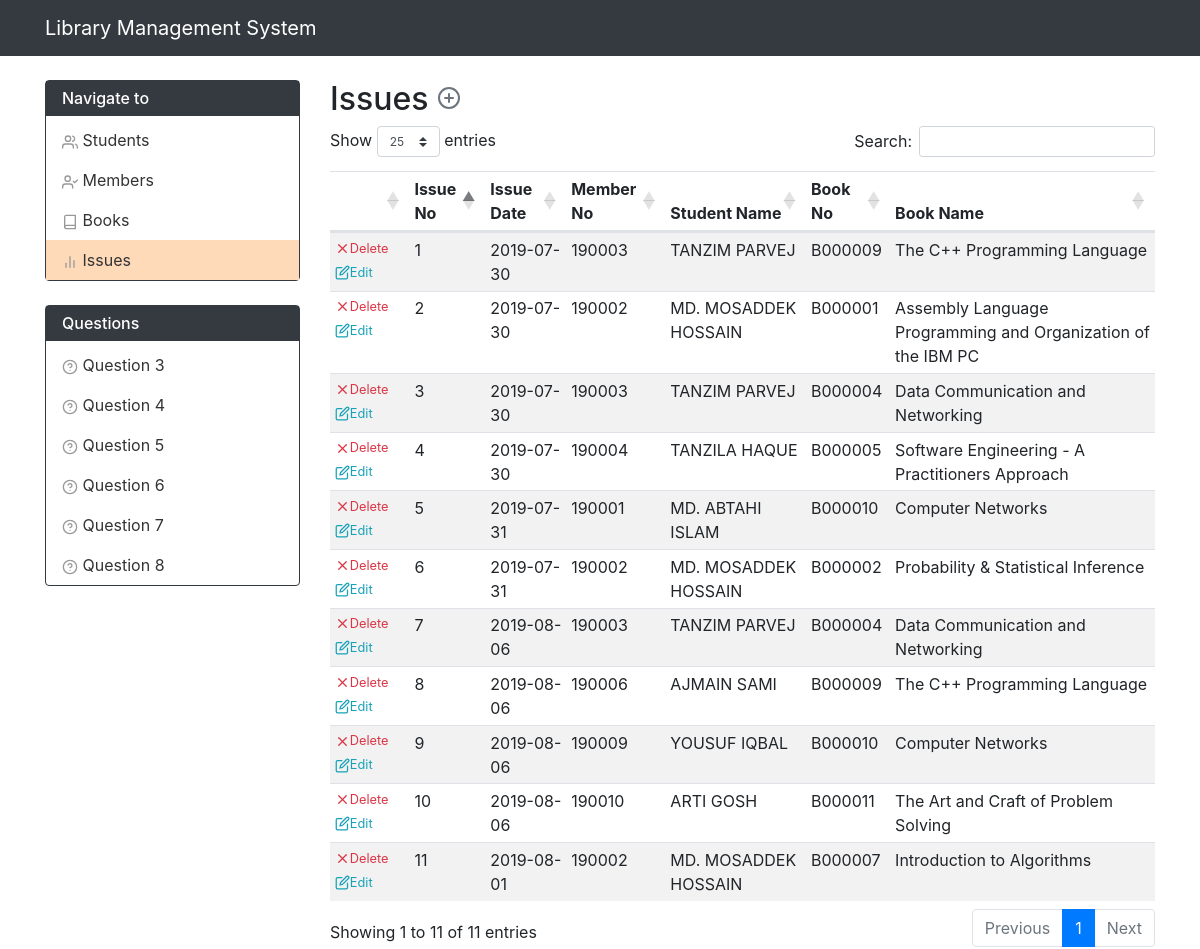
Page /issue.php on the committed database.
### tables this page shows
CREATE TABLE `Iss_rec` (
  `iss_no` int(11) NOT NULL,
  `iss_date` date DEFAULT (curdate()),
  `mem_no` varchar(20) DEFAULT NULL,
  `book_no` varchar(20) DEFAULT NULL,
  PRIMARY KEY (`iss_no`),
  KEY `mem_no` (`mem_no`),
  KEY `book_no` (`book_no`),
  CONSTRAINT `iss_rec_ibfk_1` FOREIGN KEY (`mem_no`) REFERENCES `membership` (`mem_no`),
  CONSTRAINT `iss_rec_ibfk_2` FOREIGN KEY (`book_no`) REFERENCES `book` (`book_no`)
);

CREATE TABLE `Membership` (
  `mem_no` varchar(20) NOT NULL,
  `stud_no` varchar(20) DEFAULT NULL,
  PRIMARY KEY (`mem_no`),
  KEY `stud_no` (`stud_no`),
  CONSTRAINT `membership_ibfk_1` FOREIGN KEY (`stud_no`) REFERENCES `student` (`stud_no`)
);

CREATE TABLE `Student` (
  `stud_no` varchar(20) NOT NULL,
  `stud_name` varchar(100) DEFAULT NULL,
  PRIMARY KEY (`stud_no`),
  CONSTRAINT `student_chk_1` CHECK ((`stud_no` like _utf8mb4'C%'))
);

CREATE TABLE `Book` (
  `book_no` varchar(20) NOT NULL,
  `book_name` varchar(1000) DEFAULT NULL,
  `author` varchar(500) DEFAULT NULL,
  PRIMARY KEY (`book_no`)
);

### functions.php (called while the page is built, shortened)
<?php
function get_issues($mysql){
    $info = [];
    if($stmt = $mysql->prepare('SELECT iss_no, iss_date, M.mem_no, stud_name, B.book_no, book_name FROM Iss_rec I JOIN Book B on I.book_no = B.book_no JOIN Membership M on I.mem_no = M.mem_no JOIN Student S on M.stud_no = S.stud_no')){
        $stmt->execute();
        $stmt->store_result();
        if($stmt->num_rows > 0){
            for($i = 0; $i < $stmt->num_rows; ++$i){
                $stmt->bind_result($no, $date, $mem_no, $stud_name, $book_no, $book_name);
                $stmt->fetch();
                array_push($info, ['no' => $no, 'date' => $date, 'mem_no' => $mem_no, 'stud_name' => $stud_name, 'book_no' => $book_no, 'book_name' => $book_name]);
            }
        }
    }
    return $info;
}

### issue.php (the view, shortened to what this page needs)
<?php
require_once __DIR__ . '/functions.php';
$info = get_issues($mysqli);
?><!doctype html>
<html lang="en">
<head>
    <link rel="stylesheet" href="https://maxcdn.bootstrapcdn.com/bootstrap/4.0.0/css/bootstrap.min.css">
</head>
<body>
<?php include_once __DIR__ . '/navbar.php'; ?>
<div class="container">
    <div class="row">
        <?php include_once __DIR__ . '/sidebar.php'; ?>
        <main class="col-md-9 mt-4">
            <h2 id="title">
                Issues
                <a class="align-items-center text-muted" href="#" onclick="clean_modal()" data-toggle="modal" data-target="#multipurpose_model"><span data-feather="plus-circle"></span></a>
            </h2>
            <div class="table-responsive">
                <table id="only_table" class="table table-striped table-sm" data-order='[[ 1, "asc" ]]' data-page-length='25'>
                    <thead>
                    <tr>
                        <th style="min-width: 50px;"></th>
                        <th>Issue No</th>
                        <th>Issue Date</th>
                        <th>Member No</th>
                        <th>Student Name</th>
                        <th>Book No</th>
                        <th>Book Name</th>
                    </tr>
                    </thead>
                    <tbody id="info_table">
                    <?php foreach ($info as $item): ?>
                        <tr id="info_row_<?php echo $item['no']; ?>">
                            <td>
                                <a class="align-items-center text-danger mr-2 small d-inline-flex" href="javascript:delete_info('<?php echo $item['no']; ?>')" title="Delete"><span data-feather="x"></span> Delete</a>
                                <a class="align-items-center text-info small d-inline-flex" href="javascript:edit_info('<?php echo $item['no']; ?>')" title="Edit"><span data-feather="edit"></span> Edit</a>
                            </td>
                            <td id="info_no_<?php echo $item['no']; ?>"><?php echo $item['no']; ?></td>
                            <td id="info_date_<?php echo $item['no']; ?>"><?php echo $item['date']; ?></td>
                            <td id="info_mem_<?php echo $item['no']; ?>"><?php echo $item['mem_no']; ?></td>
                            <td id="info_std_name_<?php echo $item['no']; ?>"><?php echo $item['stud_name']; ?></td>
                            <td id="info_book_<?php echo $item['no']; ?>"><?php echo $item['book_no']; ?></td>
                            <td id="info_book_name_<?php echo $item['no']; ?>"><?php echo $item['book_name']; ?></td>
                        </tr>
                    <?php endforeach; ?>
                    </tbody>
                </table>
        </main>
    </div>
</div>
<link rel="stylesheet" type="text/css" href="https://cdn.datatables.net/1.10.19/css/dataTables.bootstrap4.min.css" />
</body>
</html>

### sidebar.php (style rules this page uses)
.feather { vertical-align: text-bottom; }
#title .feather { vertical-align: unset; }

### issue.php (style rules this page uses)
main table .feather { width: 15px; height: 15px; }
main table td:nth-child(1) { max-width: 70px; min-width: 70px; }

### rows in the picture
iss_rec: iss_no "1", iss_date "2019-07-30", mem_no.mem_no "190003", student.stud_name "TANZIM PARVEJ", book_no.book_no "B000009", book_no.book_name "The C++ Programming Language"
iss_rec: iss_no "2", iss_date "2019-07-30", mem_no.mem_no "190002", student.stud_name "MD. MOSADDEK HOSSAIN", book_no.book_no "B000001", book_no.book_name "Assembly Language Programming and Organization of the IBM PC"
iss_rec: iss_no "3", iss_date "2019-07-30", mem_no.mem_no "190003", student.stud_name "TANZIM PARVEJ", book_no.book_no "B000004", book_no.book_name "Data Communication and Networking"
iss_rec: iss_no "4", iss_date "2019-07-30", mem_no.mem_no "190004", student.stud_name "TANZILA HAQUE", book_no.book_no "B000005", book_no.book_name "Software Engineering - A Practitioners Approach"
iss_rec: iss_no "5", iss_date "2019-07-31", mem_no.mem_no "190001", student.stud_name "MD. ABTAHI ISLAM", book_no.book_no "B000010", book_no.book_name "Computer Networks"
iss_rec: iss_no "6", iss_date "2019-07-31", mem_no.mem_no "190002", student.stud_name "MD. MOSADDEK HOSSAIN", book_no.book_no "B000002", book_no.book_name "Probability & Statistical Inference"
iss_rec: iss_no "7", iss_date "2019-08-06", mem_no.mem_no "190003", student.stud_name "TANZIM PARVEJ", book_no.book_no "B000004", book_no.book_name "Data Communication and Networking"
iss_rec: iss_no "8", iss_date "2019-08-06", mem_no.mem_no "190006", student.stud_name "AJMAIN SAMI", book_no.book_no "B000009", book_no.book_name "The C++ Programming Language"
iss_rec: iss_no "9", iss_date "2019-08-06", mem_no.mem_no "190009", student.stud_name "YOUSUF IQBAL", book_no.book_no "B000010", book_no.book_name "Computer Networks"
iss_rec: iss_no "10", iss_date "2019-08-06", mem_no.mem_no "190010", student.stud_name "ARTI GOSH", book_no.book_no "B000011", book_no.book_name "The Art and Craft of Problem Solving"
iss_rec: iss_no "11", iss_date "2019-08-01", mem_no.mem_no "190002", student.stud_name "MD. MOSADDEK HOSSAIN", book_no.book_no "B000007", book_no.book_name "Introduction to Algorithms"
